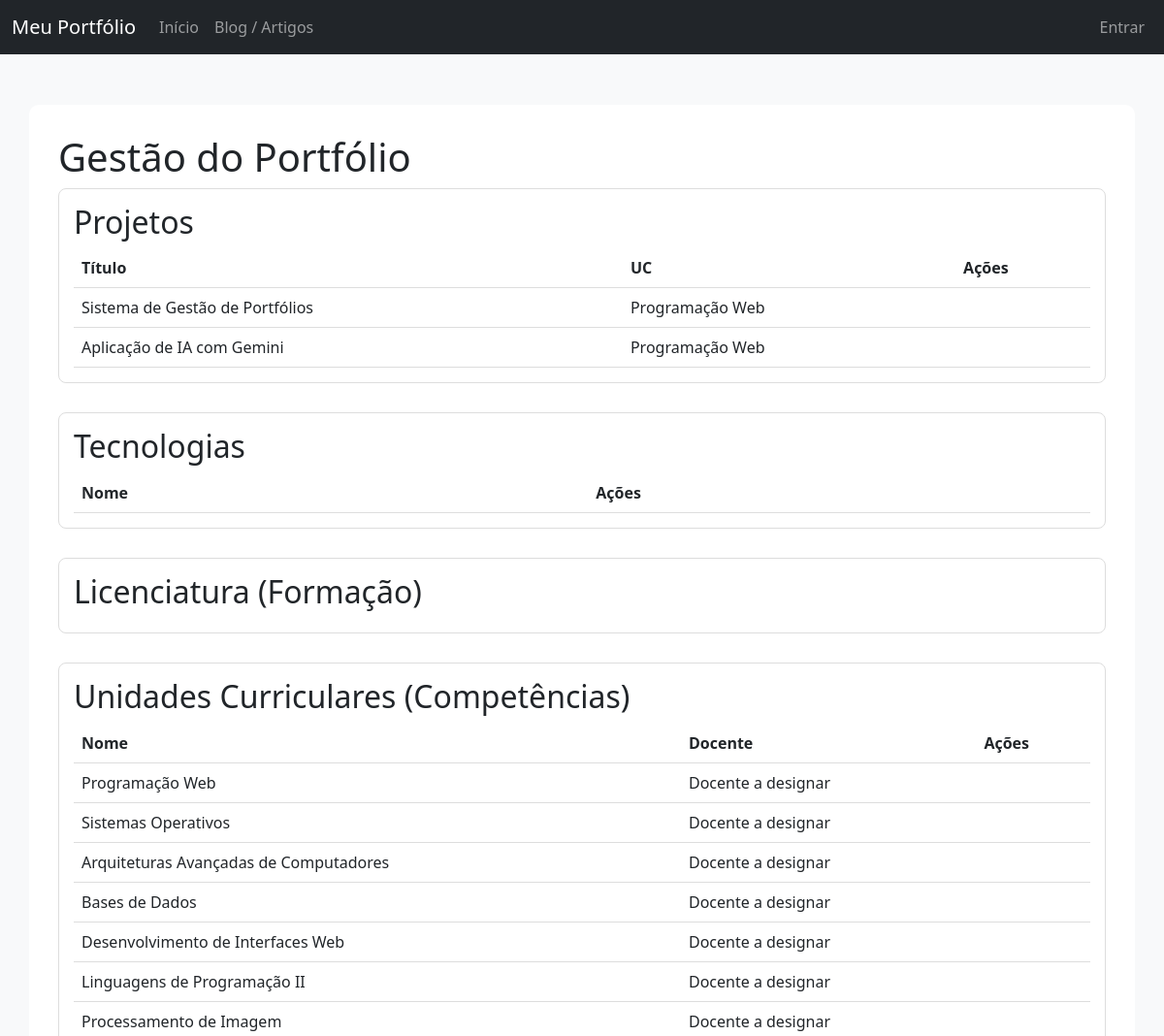
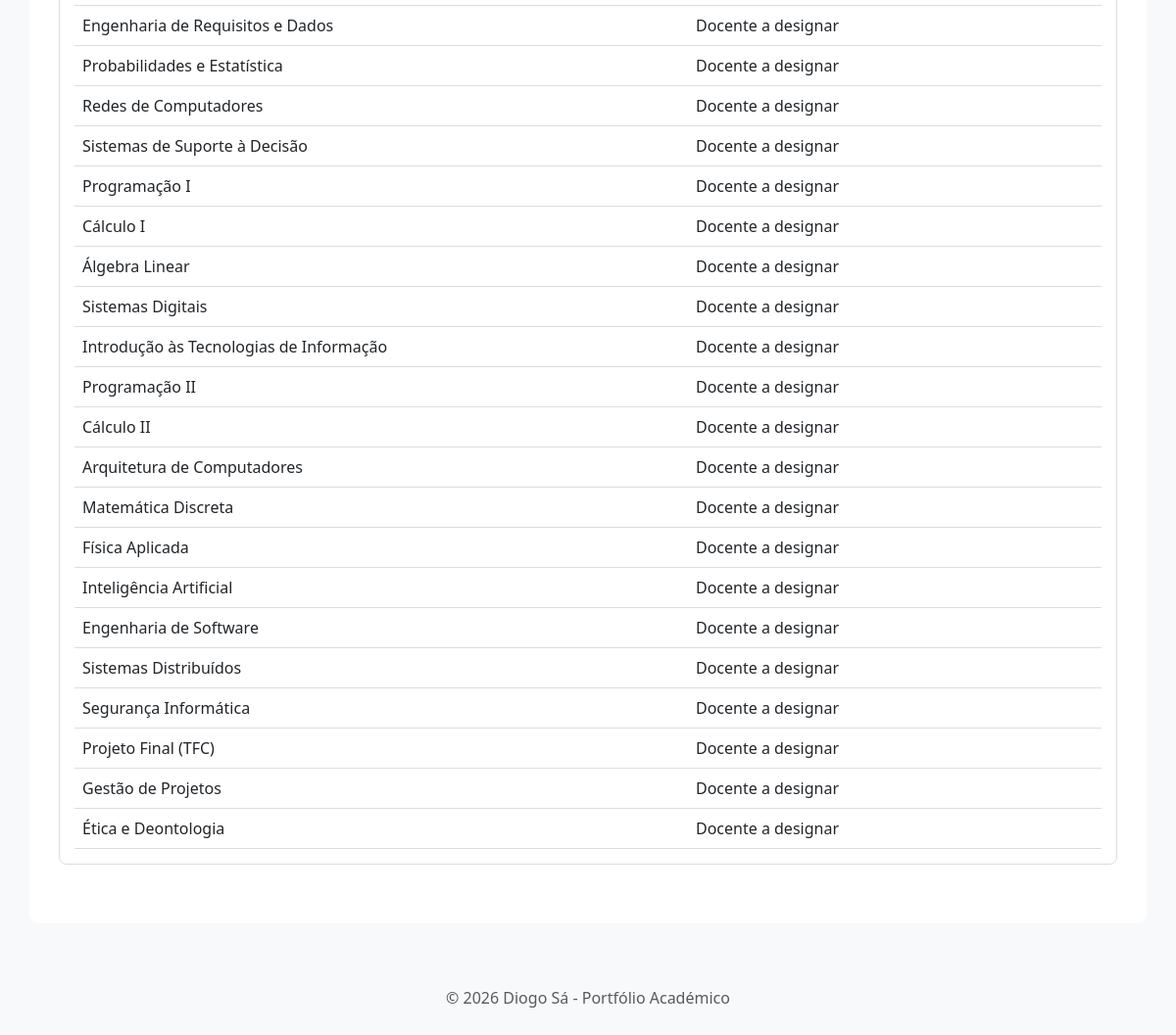
The page /portfolio/ on the database its author committed (2 pictures, top to bottom).
### portfolio/models.py (models this page shows, shortened)
class Projeto(models.Model):
    titulo = models.CharField(max_length=100)
    descricao = models.TextField()
    imagem = models.ImageField(upload_to='projetos/')
    github = models.URLField()
    uc = models.ForeignKey(UnidadeCurricular, on_delete=models.CASCADE)
    tecnologias = models.ManyToManyField(Tecnologia)

class UnidadeCurricular(models.Model):
    nome = models.CharField(max_length=100)
    ano = models.IntegerField()
    ects = models.IntegerField()
    docente = models.CharField(max_length=100)
    licenciatura = models.ForeignKey(Licenciatura, on_delete=models.CASCADE)

### portfolio/views.py (the view)
# urls.py: path('', views.home_page_view, name='home'),
def home_page_view(request):
    context = {
        'projetos': Projeto.objects.all(),
        'tecnologias': Tecnologia.objects.all(),
        'unidades': UnidadeCurricular.objects.all(),
    }
    return render(request, 'portfolio/home.html', context)

### portfolio/templates/portfolio/home.html (shortened to what this page needs)
{% extends 'portfolio/layout.html' %}
{% block content %}
<h1>Gestão do Portfólio</h1>
<div class="admin-section">
    <h2>Projetos</h2>
    <table>
        <tr>
            <th>Título</th>
            <th>UC</th>
            <th>Ações</th>
        </tr>
        {% for projeto in projetos %}
        <tr>
            <td>{{ projeto.titulo }}</td>
            <td>{{ projeto.uc.nome }}</td>
            <td>
            </td>
        </tr>
        {% empty %}
        <tr><td colspan="3">Nenhum projeto encontrado.</td></tr>
        {% endfor %}
    </table>
</div>
<div class="admin-section">
    <h2>Tecnologias</h2>
    <table>
        <tr>
            <th>Nome</th>
            <th>Ações</th>
        </tr>
    </table>
</div>
<div class="admin-section">
    <h2>Licenciatura (Formação)</h2>
</div>
<div class="admin-section">
    <h2>Unidades Curriculares (Competências)</h2>
    <table>
        <tr>
            <th>Nome</th>
            <th>Docente</th>
            <th>Ações</th>
        </tr>
        {% for uc in unidades %}
        <tr>
            <td>{{ uc.nome }}</td>
            <td>{{ uc.docente }}</td>
            <td>
            </td>
        </tr>
        {% endfor %}
    </table>
</div>
{% endblock %}

### portfolio/templates/portfolio/layout.html (style rules this page uses)
body { padding-top: 60px; background-color: #f8f9fa; }

### portfolio/templates/portfolio/home.html (style rules this page uses)
.admin-section { margin-bottom: 30px; border: 1px solid #ddd; padding: 15px; border-radius: 8px; }
table { width: 100%; border-collapse: collapse; }
th, td { text-align: left; padding: 8px; border-bottom: 1px solid #ddd; }

### rows shown on the page
Projeto: titulo "Sistema de Gestão de Portfólios", uc.nome "Programação Web"
Projeto: titulo "Aplicação de IA com Gemini", uc.nome "Programação Web"
UnidadeCurricular: nome "Programação Web", docente "Docente a designar"
UnidadeCurricular: nome "Sistemas Operativos", docente "Docente a designar"
UnidadeCurricular: nome "Arquiteturas Avançadas de Computadores", docente "Docente a designar"
UnidadeCurricular: nome "Bases de Dados", docente "Docente a designar"
UnidadeCurricular: nome "Desenvolvimento de Interfaces Web", docente "Docente a designar"
UnidadeCurricular: nome "Linguagens de Programação II", docente "Docente a designar"
UnidadeCurricular: nome "Processamento de Imagem", docente "Docente a designar"
UnidadeCurricular: nome "Engenharia de Requisitos e Dados", docente "Docente a designar"
UnidadeCurricular: nome "Probabilidades e Estatística", docente "Docente a designar"
UnidadeCurricular: nome "Redes de Computadores", docente "Docente a designar"
UnidadeCurricular: nome "Sistemas de Suporte à Decisão", docente "Docente a designar"
UnidadeCurricular: nome "Programação I", docente "Docente a designar"
UnidadeCurricular: nome "Cálculo I", docente "Docente a designar"
UnidadeCurricular: nome "Álgebra Linear", docente "Docente a designar"
UnidadeCurricular: nome "Sistemas Digitais", docente "Docente a designar"
UnidadeCurricular: nome "Introdução às Tecnologias de Informação", docente "Docente a designar"
UnidadeCurricular: nome "Programação II", docente "Docente a designar"
UnidadeCurricular: nome "Cálculo II", docente "Docente a designar"
UnidadeCurricular: nome "Arquitetura de Computadores", docente "Docente a designar"
UnidadeCurricular: nome "Matemática Discreta", docente "Docente a designar"
UnidadeCurricular: nome "Física Aplicada", docente "Docente a designar"
UnidadeCurricular: nome "Inteligência Artificial", docente "Docente a designar"
UnidadeCurricular: nome "Engenharia de Software", docente "Docente a designar"
UnidadeCurricular: nome "Sistemas Distribuídos", docente "Docente a designar"
UnidadeCurricular: nome "Segurança Informática", docente "Docente a designar"
UnidadeCurricular: nome "Projeto Final (TFC)", docente "Docente a designar"
UnidadeCurricular: nome "Gestão de Projetos", docente "Docente a designar"
UnidadeCurricular: nome "Ética e Deontologia", docente "Docente a designar"
